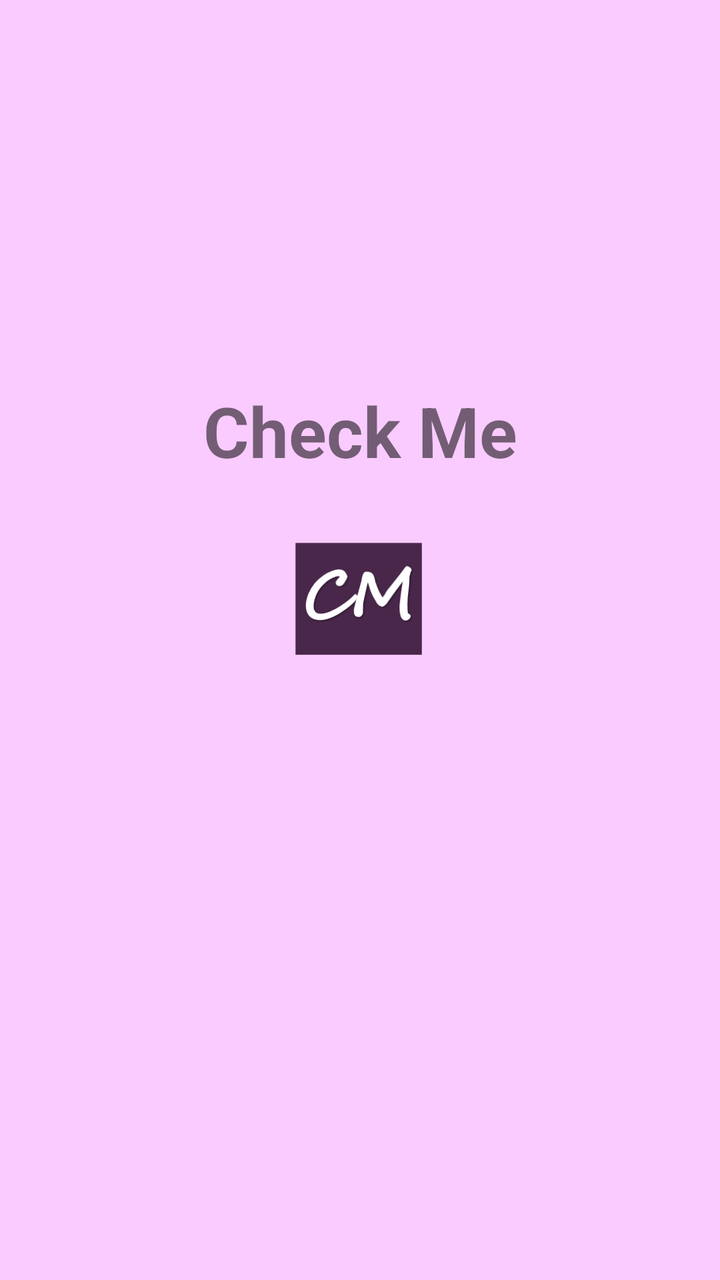
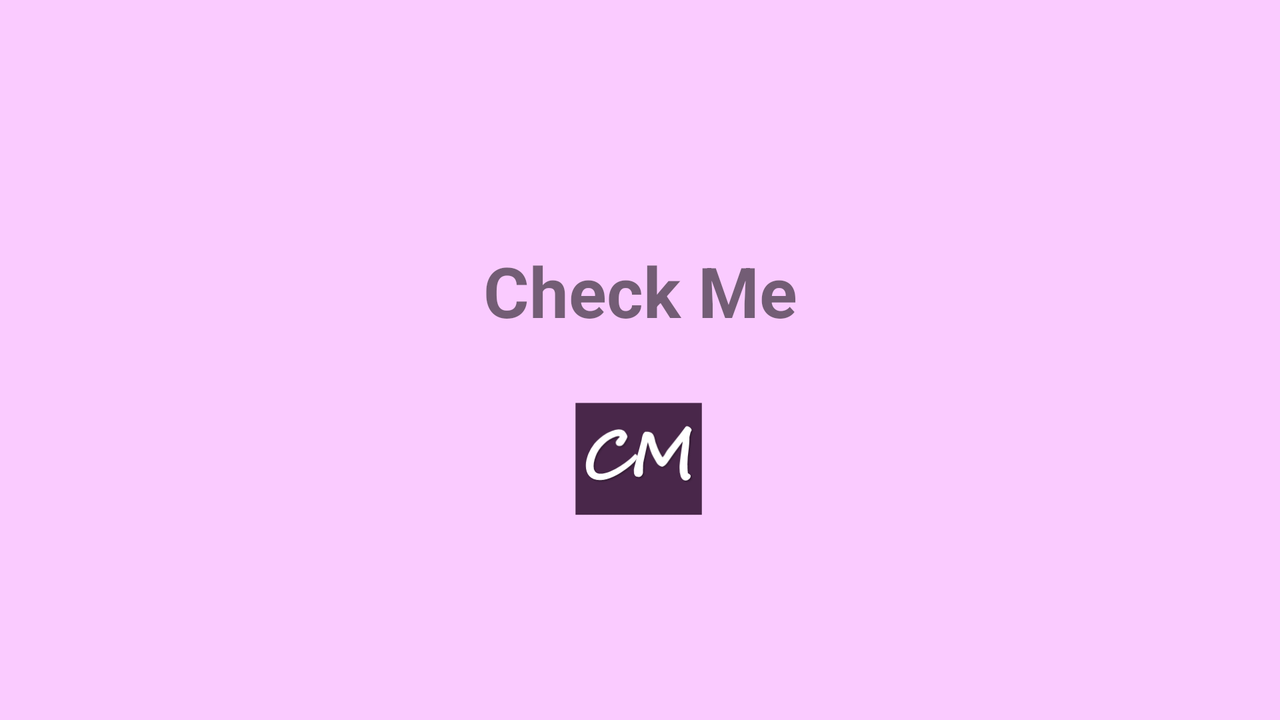

Compare how this app lays out the same screen by default and in its alternative resource folder. The renders come first, then the two layout files and the values they reference.
<!-- AndroidManifest.xml: application theme AppTheme -->
<!-- res/layout/activity_main.xml -->
<RelativeLayout xmlns:android="http://schemas.android.com/apk/res/android"
    xmlns:tools="http://schemas.android.com/tools" android:layout_width="match_parent"
    android:layout_height="match_parent" android:paddingLeft="@dimen/activity_horizontal_margin"
    android:paddingRight="@dimen/activity_horizontal_margin"
    android:paddingTop="@dimen/activity_vertical_margin"
    android:paddingBottom="@dimen/activity_vertical_margin" tools:context="com.sadna.app.checkme.activities.WelcomeScreenActivity"
    android:background="@color/holo_purple_light"
    android:id="@+id/background_img"
    android:touchscreenBlocksFocus="true">


    <TextView
        android:layout_width="wrap_content"
        android:layout_height="wrap_content"
        android:text="@string/check_me"
        android:ems="10"
        android:layout_marginTop="192dp"
        android:id="@+id/logoText"
        android:textSize="35sp"
        android:elevation="1dp"
        android:layout_alignParentTop="true"
        android:layout_centerHorizontal="true"
        android:textStyle="normal|bold"
        android:layout_marginLeft="130dp"
        android:gravity="center_vertical|center" />

    <ImageView
        android:id="@+id/imageView1"
        android:layout_width="100dp"
        android:layout_height="80dp"
        android:src="@drawable/check_me_logo"
        android:layout_below="@+id/logoText"
        android:layout_centerHorizontal="true"
        android:layout_marginTop="28dp"
        android:contentDescription="" />
</RelativeLayout>
<!-- resources referenced by this layout -->
<resources>
  <color name="holo_purple_light">#facbff</color>
  <!-- drawable check_me_logo: png bitmap (drawable, 11101 bytes) -->
  <string name="check_me">Check Me</string>
  <style name="AppTheme" parent="Theme.AppCompat.Light">
          
          <item name="android:windowNoTitle">true</item>
          <item name="windowNoTitle">true</item>
          <item name="windowActionBar">false</item>
          <item name="android:windowFullscreen">true</item>
          <item name="android:windowContentOverlay">@null</item>
          <item name="android:dialogTheme">@style/MyDialogTheme</item>
          <item name="android:datePickerStyle">@style/MyDatePicker</item>
      </style>
  <style name="MyDialogTheme" parent="android:Theme.Material.Dialog" tools:ignore="NewApi">
          <item name="android:datePickerStyle">@style/MyDatePicker</item>
      </style>
  <style name="MyDatePicker" parent="android:Widget.Material.DatePicker" tools:ignore="NewApi">
          <item name="android:datePickerMode">spinner</item>
      </style>
</resources>
<!-- res/layout-land/activity_main.xml (the author's variant of the layout above) -->
<!-- drawn on the phone turned sideways -->
<RelativeLayout xmlns:android="http://schemas.android.com/apk/res/android"
    xmlns:tools="http://schemas.android.com/tools" android:layout_width="match_parent"
    android:layout_height="match_parent" android:paddingLeft="@dimen/activity_horizontal_margin"
    android:paddingRight="@dimen/activity_horizontal_margin"
    android:paddingTop="@dimen/activity_vertical_margin"
    android:paddingBottom="@dimen/activity_vertical_margin" tools:context="com.sadna.app.checkme.activities.WelcomeScreenActivity"
    android:background="@color/holo_purple_light"
    android:id="@+id/background_img"
    android:touchscreenBlocksFocus="true">


    <ImageView
        android:id="@+id/imageView1"
        android:layout_width="100dp"
        android:layout_height="80dp"
        android:src="@drawable/check_me_logo"
        android:layout_below="@+id/logoText"
        android:layout_centerHorizontal="true"
        android:layout_marginTop="28dp"
        android:contentDescription="" />

    <TextView
        android:layout_width="wrap_content"
        android:layout_height="wrap_content"
        android:text="@string/check_me"
        android:ems="10"
        android:layout_marginTop="122dp"
        android:id="@+id/logoText"
        android:textSize="35sp"
        android:elevation="1dp"
        android:textStyle="normal|bold"
        android:layout_marginLeft="130dp"
        android:gravity="center_vertical|center"
        android:layout_alignParentTop="true"
        android:layout_centerHorizontal="true" />
</RelativeLayout>
